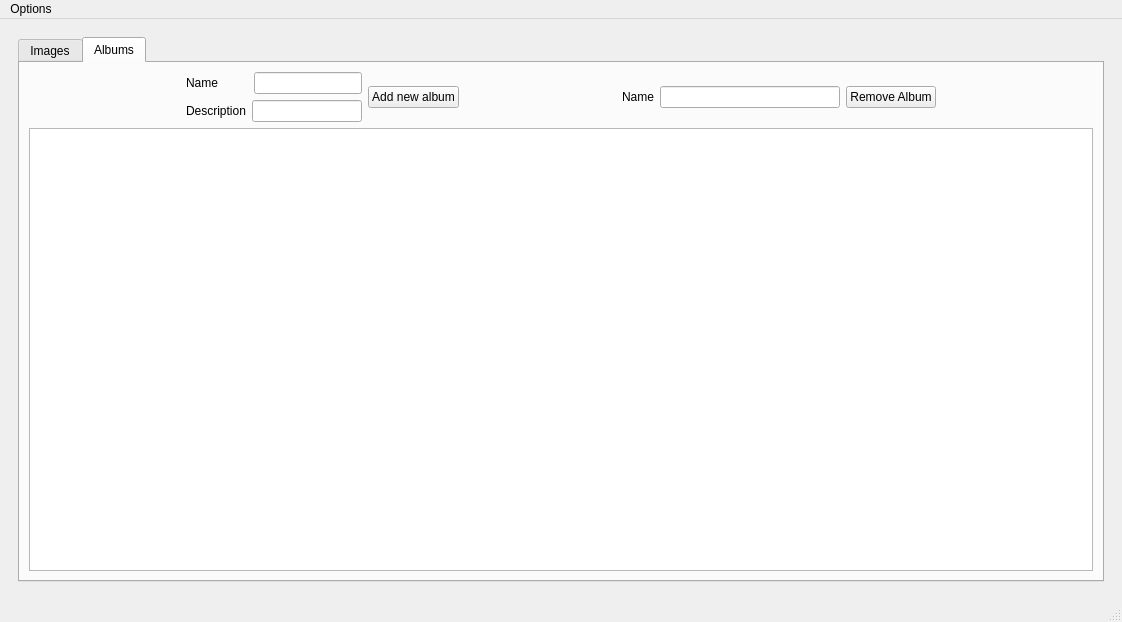
<?xml version="1.0" encoding="UTF-8"?>
<ui version="4.0">
 <class>MainWindow</class>
 <widget class="QMainWindow" name="MainWindow">
  <property name="geometry">
   <rect>
    <x>0</x>
    <y>0</y>
    <width>1122</width>
    <height>622</height>
   </rect>
  </property>
  <property name="windowTitle">
   <string>Photo Gallery</string>
  </property>
  <widget class="QWidget" name="centralwidget">
   <property name="sizePolicy">
    <sizepolicy hsizetype="Preferred" vsizetype="Preferred">
     <horstretch>0</horstretch>
     <verstretch>0</verstretch>
    </sizepolicy>
   </property>
   <layout class="QVBoxLayout" name="verticalLayout_4">
    <item>
     <widget class="QStackedWidget" name="stackedWidget_2">
      <property name="currentIndex">
       <number>0</number>
      </property>
      <widget class="QWidget" name="page_0_front">
       <layout class="QVBoxLayout" name="verticalLayout">
        <item>
         <widget class="QTabWidget" name="tabWidget">
          <property name="currentIndex">
           <number>1</number>
          </property>
          <widget class="QWidget" name="tab_images">
           <attribute name="title">
            <string>Images</string>
           </attribute>
           <layout class="QVBoxLayout" name="verticalLayout_6">
            <item>
             <widget class="QStackedWidget" name="stackedWidget">
              <property name="currentIndex">
               <number>1</number>
              </property>
              <widget class="QWidget" name="page_1">
               <layout class="QVBoxLayout" name="verticalLayout_2" stretch="10">
                <item>
                 <widget class="QLabel" name="label_picture">
                  <property name="text">
                   <string/>
                  </property>
                 </widget>
                </item>
               </layout>
              </widget>
              <widget class="QWidget" name="page_2">
               <layout class="QVBoxLayout" name="verticalLayout_8">
                <item>
                 <layout class="QVBoxLayout" name="verticalLayout_3">
                  <item>
                   <layout class="QHBoxLayout" name="horizontalLayout_9"/>
                  </item>
                  <item>
                   <widget class="QListWidget" name="listImages">
                    <property name="movement">
                     <enum>QListView::Static</enum>
                    </property>
                   </widget>
                  </item>
                 </layout>
                </item>
               </layout>
              </widget>
             </widget>
            </item>
            <item>
             <layout class="QHBoxLayout" name="horizontalLayout" stretch="0,0,0,0,0,0,0,0,0">
              <item>
               <spacer name="horizontalSpacer_2">
                <property name="orientation">
                 <enum>Qt::Horizontal</enum>
                </property>
                <property name="sizeHint" stdset="0">
                 <size>
                  <width>40</width>
                  <height>20</height>
                 </size>
                </property>
               </spacer>
              </item>
              <item>
               <widget class="QPushButton" name="pbExit">
                <property name="sizePolicy">
                 <sizepolicy hsizetype="Minimum" vsizetype="Preferred">
                  <horstretch>0</horstretch>
                  <verstretch>0</verstretch>
                 </sizepolicy>
                </property>
                <property name="text">
                 <string>X</string>
                </property>
               </widget>
              </item>
              <item>
               <widget class="QPushButton" name="pbAddtoalbum">
                <property name="text">
                 <string>Add to album</string>
                </property>
               </widget>
              </item>
              <item>
               <widget class="QPushButton" name="pbBack">
                <property name="sizePolicy">
                 <sizepolicy hsizetype="Minimum" vsizetype="Preferred">
                  <horstretch>0</horstretch>
                  <verstretch>0</verstretch>
                 </sizepolicy>
                </property>
                <property name="text">
                 <string>&lt;</string>
                </property>
               </widget>
              </item>
              <item>
               <widget class="QPushButton" name="pbSlidesShow">
                <property name="sizePolicy">
                 <sizepolicy hsizetype="Minimum" vsizetype="Preferred">
                  <horstretch>0</horstretch>
                  <verstretch>0</verstretch>
                 </sizepolicy>
                </property>
                <property name="text">
                 <string>Slides show</string>
                </property>
               </widget>
              </item>
              <item>
               <widget class="QPushButton" name="pbNext">
                <property name="sizePolicy">
                 <sizepolicy hsizetype="Minimum" vsizetype="Preferred">
                  <horstretch>0</horstretch>
                  <verstretch>0</verstretch>
                 </sizepolicy>
                </property>
                <property name="text">
                 <string>&gt;</string>
                </property>
               </widget>
              </item>
              <item>
               <widget class="QPushButton" name="pbEdit">
                <property name="text">
                 <string>Edit</string>
                </property>
               </widget>
              </item>
              <item>
               <widget class="QPushButton" name="pbShowAll">
                <property name="text">
                 <string>Show All</string>
                </property>
               </widget>
              </item>
              <item>
               <spacer name="horizontalSpacer">
                <property name="orientation">
                 <enum>Qt::Horizontal</enum>
                </property>
                <property name="sizeHint" stdset="0">
                 <size>
                  <width>60</width>
                  <height>20</height>
                 </size>
                </property>
               </spacer>
              </item>
             </layout>
            </item>
           </layout>
          </widget>
          <widget class="QWidget" name="tab_albums">
           <attribute name="title">
            <string>Albums</string>
           </attribute>
           <layout class="QVBoxLayout" name="verticalLayout_7">
            <item>
             <layout class="QHBoxLayout" name="horizontalLayout_8" stretch="1,0,1,2,1">
              <item>
               <spacer name="horizontalSpacer_6">
                <property name="orientation">
                 <enum>Qt::Horizontal</enum>
                </property>
                <property name="sizeHint" stdset="0">
                 <size>
                  <width>40</width>
                  <height>20</height>
                 </size>
                </property>
               </spacer>
              </item>
              <item>
               <layout class="QHBoxLayout" name="horizontalLayout_6">
                <item>
                 <layout class="QVBoxLayout" name="verticalLayout_10">
                  <item>
                   <layout class="QHBoxLayout" name="horizontalLayout_3">
                    <item>
                     <widget class="QLabel" name="label">
                      <property name="text">
                       <string>Name         </string>
                      </property>
                     </widget>
                    </item>
                    <item>
                     <widget class="QLineEdit" name="albumName"/>
                    </item>
                   </layout>
                  </item>
                  <item>
                   <layout class="QHBoxLayout" name="horizontalLayout_4">
                    <item>
                     <widget class="QLabel" name="label_2">
                      <property name="text">
                       <string>Description</string>
                      </property>
                     </widget>
                    </item>
                    <item>
                     <widget class="QLineEdit" name="DescriptionLine"/>
                    </item>
                   </layout>
                  </item>
                 </layout>
                </item>
                <item>
                 <widget class="QPushButton" name="pushButton_2">
                  <property name="text">
                   <string>Add new album</string>
                  </property>
                 </widget>
                </item>
               </layout>
              </item>
              <item>
               <spacer name="horizontalSpacer_5">
                <property name="orientation">
                 <enum>Qt::Horizontal</enum>
                </property>
                <property name="sizeHint" stdset="0">
                 <size>
                  <width>40</width>
                  <height>20</height>
                 </size>
                </property>
               </spacer>
              </item>
              <item>
               <layout class="QHBoxLayout" name="horizontalLayout_5">
                <item>
                 <widget class="QLabel" name="label_3">
                  <property name="text">
                   <string>Name</string>
                  </property>
                 </widget>
                </item>
                <item>
                 <widget class="QLineEdit" name="removeAlbum"/>
                </item>
                <item>
                 <widget class="QPushButton" name="pushButton_4">
                  <property name="text">
                   <string>Remove Album</string>
                  </property>
                 </widget>
                </item>
               </layout>
              </item>
              <item>
               <spacer name="horizontalSpacer_4">
                <property name="orientation">
                 <enum>Qt::Horizontal</enum>
                </property>
                <property name="sizeHint" stdset="0">
                 <size>
                  <width>40</width>
                  <height>20</height>
                 </size>
                </property>
               </spacer>
              </item>
             </layout>
            </item>
            <item>
             <widget class="QListWidget" name="AlbumListWidget"/>
            </item>
            <item>
             <layout class="QHBoxLayout" name="horizontalLayout_7"/>
            </item>
           </layout>
          </widget>
         </widget>
        </item>
       </layout>
      </widget>
      <widget class="QWidget" name="page_1_front">
       <layout class="QVBoxLayout" name="verticalLayout_5" stretch="0,10">
        <item>
         <layout class="QHBoxLayout" name="horizontalLayout_2">
          <item>
           <widget class="QPushButton" name="pbFullScreenExit">
            <property name="text">
             <string>x</string>
            </property>
           </widget>
          </item>
          <item>
           <spacer name="horizontalSpacer_3">
            <property name="orientation">
             <enum>Qt::Horizontal</enum>
            </property>
            <property name="sizeHint" stdset="0">
             <size>
              <width>40</width>
              <height>20</height>
             </size>
            </property>
           </spacer>
          </item>
         </layout>
        </item>
        <item>
         <widget class="QLabel" name="labelSlide">
          <property name="text">
           <string/>
          </property>
         </widget>
        </item>
       </layout>
      </widget>
     </widget>
    </item>
   </layout>
  </widget>
  <widget class="QMenuBar" name="menubar">
   <property name="geometry">
    <rect>
     <x>0</x>
     <y>0</y>
     <width>1122</width>
     <height>20</height>
    </rect>
   </property>
   <widget class="QMenu" name="menuOptions">
    <property name="title">
     <string>Options</string>
    </property>
    <widget class="QMenu" name="menuFilters">
     <property name="title">
      <string>Filters</string>
     </property>
     <addaction name="actionBy_Date"/>
     <addaction name="separator"/>
     <addaction name="actionBy_Na_e"/>
     <addaction name="separator"/>
     <addaction name="actionBy_Type"/>
     <addaction name="separator"/>
    </widget>
    <addaction name="menuFilters"/>
   </widget>
   <addaction name="menuOptions"/>
  </widget>
  <widget class="QStatusBar" name="statusbar"/>
  <action name="actionAlbums">
   <property name="text">
    <string>Albums</string>
   </property>
  </action>
  <action name="actionBy_Date">
   <property name="text">
    <string>By Date</string>
   </property>
  </action>
  <action name="actionBy_Na_e">
   <property name="text">
    <string>By Name</string>
   </property>
  </action>
  <action name="actionBy_Type">
   <property name="text">
    <string>By Type</string>
   </property>
  </action>
 </widget>
 <resources/>
 <connections/>
</ui>
